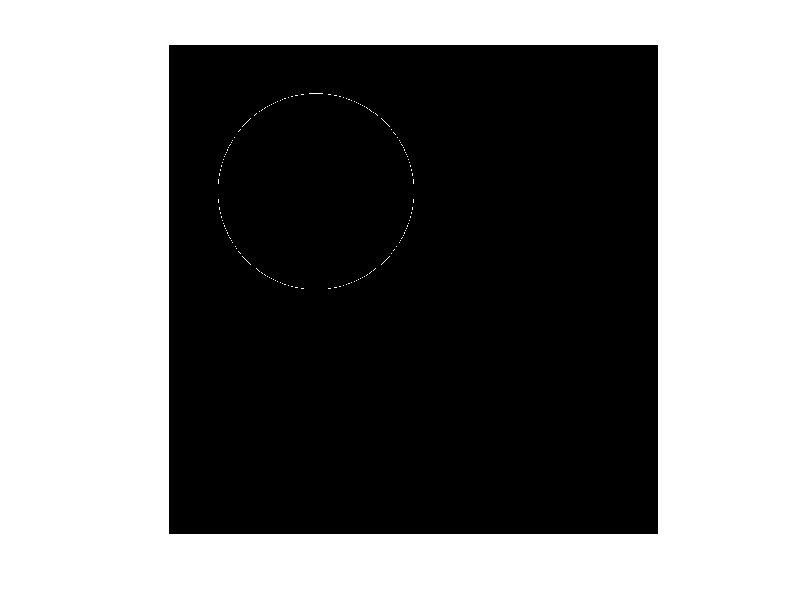

This figure's MATLAB source:
clc;
close all;
clear all;
r = 200;
t = 200 % threshhold;
p = [300 300];
image = zeros(1000,1000);
for i=1 : 1000
    for j=1 : 1000
        if (p(1,1)-i)^2 +(p(1,2)-j)^2 <= r^2+t && (p(1,1)-i)^2 +(p(1,2)-j)^2 >= r^2-t
            image(i, j) = 255;
        end
    end
end

figure,
imshow(image);
%imsave
